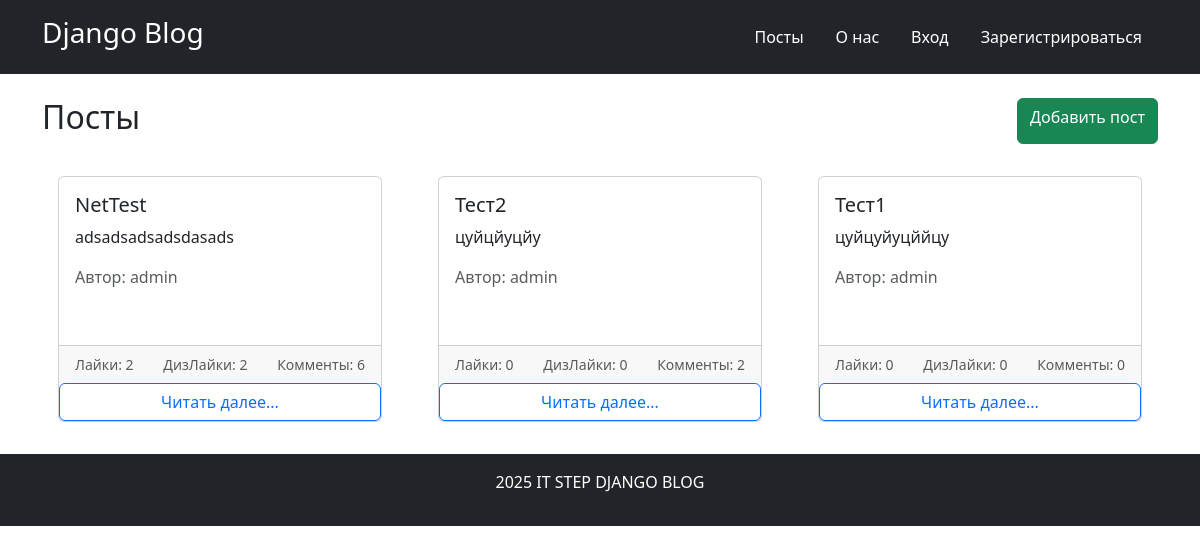
/posts/, run on the app's committed database.
### app/models.py (models this page shows, shortened)
class Post(models.Model):
    title = models.CharField(max_length=256, verbose_name="Название Поста")
    content = models.CharField(max_length=3000, verbose_name="Контент Поста")
    created_at = models.DateTimeField(auto_now_add=True, verbose_name="Дата Создания")
    author = models.ForeignKey(User, on_delete=models.CASCADE, verbose_name="Автор")
    def get_likes_count(self):
        return self.likes.count()
    def get_comments_count(self):
        return self.comments.count()
    def get_first_media(self):
        return self.media.order_by("created_at").first()
    class Meta:
        verbose_name_plural = "Посты"

### app/views.py (the view)
# urls.py: path("posts/", PostListView.as_view(), name="post-list"),  # Список постов
class PostListView(ListView):
    model = Post
    template_name = "app/post_list.html"
    context_object_name = "posts"
    ordering = ["-created_at"]  # по убыванию
    paginate_by = 50

### templates/app/post_list.html
{% extends 'base.html' %}
{% block main %}
<div class="container mt-4">
    <div class="d-flex justify-content-between align-items mb-3">
        <h2>
            Посты
        </h2>
        <a href="#" class="btn btn-success">
            Добавить пост
        </a>
    </div>
    <div class="row">
        {% for post in posts %}
        <div class="col-md-4 mb-4">
            {% include 'components/post_card.html' %}
        </div>
        {% empty %}
        <p>Постов пока что нету</p>
        {% endfor %}
    </div>
</div>
{% endblock main %}

### templates/components/post_card.html (shortened to what this page needs)
<div class="card mb-3 h-100 m-3">
    <div class="card-body">
        <h5 class="card-title">
            {{ post.title }}
        </h5>
        <p class="card-text">
            {{ post.content|truncatechars:100 }}
        </p>
        <p class="text-muted mb-2">
            Автор: {{ post.author.username }}
        </p>
    </div>
    <div class="card-footer d-flex justify-content-between text-muted">
        <small>
            Лайки: {{ post.get_likes_count }}
        </small>
        <small>
            ДизЛайки: {{ post.get_likes_count }}
        </small>
        <small>
            Комменты: {{ post.get_comments_count }}
        </small>
    </div>
    <a href="{% url 'post-detail' post.pk %}" class="btn btn-outline-primary">Читать далее...</a>
</div>

### data on the page
Post: title "NetTest", content "adsadsadsadsdasads", author.username "admin", get_likes_count "2", get_comments_count "6"
Post: title "Тест2", content "цуйцйуцйу", author.username "admin", get_likes_count "0", get_comments_count "2"
Post: title "Тест1", content "цуйцуйуцййцу", author.username "admin", get_likes_count "0", get_comments_count "0"
